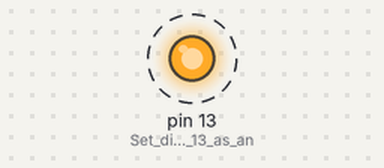
Recording of a sketch running on a simulated Arduino Uno, built with avr-gcc and run on an emulated ATmega328P. Shown: output pins drawn as LEDs (lit = HIGH). Dashed ring = blinking.

Above: at 1.0 s.
Timing chart, 0 to 5.8 s (numbered marks = the images above):
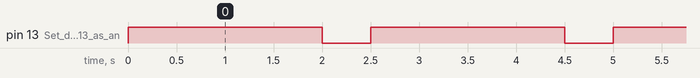

The sketch:

Basic.ino
```cpp
// The setup() function runs once when the Arduino is powered on or reset
void setup() {
  pinMode(13, OUTPUT);  // Set digital pin 13 as an OUTPUT pin (so we can control it)
}

// The loop() function runs again and again forever
void loop() {

  digitalWrite(13, HIGH);  // Turn ON the LED (send 5V to pin 13)
  delay(2000);              // Wait for 2000 milliseconds (2 seconds)

  digitalWrite(13, LOW);   // Turn OFF the LED (send 0V to pin 13)
  delay(500);               // Wait for 500 milliseconds (0.5 seconds)

}
```

Measured:
- by itself, pin 13 (Set_digital_pin_13_as_an): alternates HIGH for 2.0 s and LOW for 0.50 s
